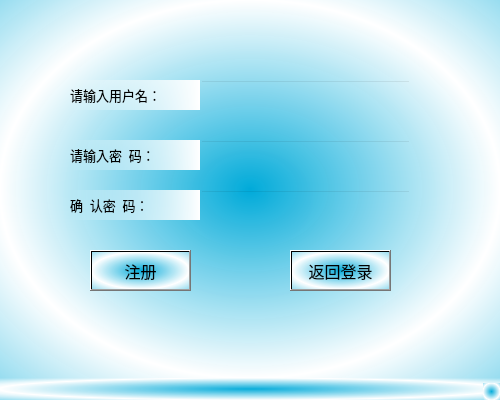
<?xml version="1.0" encoding="UTF-8"?>
<ui version="4.0">
 <class>registe</class>
 <widget class="QMainWindow" name="registe">
  <property name="geometry">
   <rect>
    <x>0</x>
    <y>0</y>
    <width>500</width>
    <height>400</height>
   </rect>
  </property>
  <property name="font">
   <font>
    <family>楷体</family>
    <pointsize>11</pointsize>
   </font>
  </property>
  <property name="windowTitle">
   <string>MainWindow</string>
  </property>
  <property name="styleSheet">
   <string notr="true">background-color: qradialgradient(spread:reflect, cx:0.5, cy:0.5, radius:0.5, fx:0.5, fy:0.5, stop:0 rgba(0, 170, 217, 247), stop:1 rgba(255, 255, 255, 255));</string>
  </property>
  <widget class="QWidget" name="centralwidget">
   <widget class="QLineEdit" name="lineEdit">
    <property name="geometry">
     <rect>
      <x>200</x>
      <y>80</y>
      <width>211</width>
      <height>30</height>
     </rect>
    </property>
    <property name="styleSheet">
     <string notr="true">background-color: rgba(255, 255, 255, 0);</string>
    </property>
   </widget>
   <widget class="QLineEdit" name="lineEdit_2">
    <property name="geometry">
     <rect>
      <x>200</x>
      <y>140</y>
      <width>211</width>
      <height>30</height>
     </rect>
    </property>
    <property name="styleSheet">
     <string notr="true">background-color: rgba(255, 255, 255, 0);</string>
    </property>
   </widget>
   <widget class="QPushButton" name="pushButton">
    <property name="geometry">
     <rect>
      <x>90</x>
      <y>250</y>
      <width>101</width>
      <height>41</height>
     </rect>
    </property>
    <property name="font">
     <font>
      <family>楷体</family>
      <pointsize>12</pointsize>
     </font>
    </property>
    <property name="text">
     <string>注册</string>
    </property>
   </widget>
   <widget class="QLabel" name="label">
    <property name="geometry">
     <rect>
      <x>70</x>
      <y>80</y>
      <width>130</width>
      <height>30</height>
     </rect>
    </property>
    <property name="font">
     <font>
      <family>楷体</family>
      <pointsize>10</pointsize>
     </font>
    </property>
    <property name="styleSheet">
     <string notr="true">background-color: qlineargradient(spread:pad, x1:0, y1:0, x2:1, y2:0, stop:0 rgba(255, 255, 255, 0), stop:1 rgba(255, 255, 255, 255));</string>
    </property>
    <property name="text">
     <string>请输入用户名：</string>
    </property>
   </widget>
   <widget class="QLabel" name="label_2">
    <property name="geometry">
     <rect>
      <x>70</x>
      <y>140</y>
      <width>130</width>
      <height>30</height>
     </rect>
    </property>
    <property name="font">
     <font>
      <family>楷体</family>
      <pointsize>10</pointsize>
     </font>
    </property>
    <property name="styleSheet">
     <string notr="true">background-color: qlineargradient(spread:pad, x1:0, y1:0, x2:1, y2:0, stop:0 rgba(255, 255, 255, 0), stop:1 rgba(255, 255, 255, 255));</string>
    </property>
    <property name="text">
     <string>请输入密  码：</string>
    </property>
   </widget>
   <widget class="QPushButton" name="pushButton_2">
    <property name="geometry">
     <rect>
      <x>290</x>
      <y>250</y>
      <width>101</width>
      <height>41</height>
     </rect>
    </property>
    <property name="font">
     <font>
      <family>楷体</family>
      <pointsize>12</pointsize>
     </font>
    </property>
    <property name="text">
     <string>返回登录</string>
    </property>
   </widget>
   <widget class="QLineEdit" name="lineEdit_3">
    <property name="geometry">
     <rect>
      <x>200</x>
      <y>190</y>
      <width>211</width>
      <height>30</height>
     </rect>
    </property>
    <property name="styleSheet">
     <string notr="true">background-color: rgba(255, 255, 255, 0);</string>
    </property>
   </widget>
   <widget class="QLabel" name="label_3">
    <property name="geometry">
     <rect>
      <x>70</x>
      <y>190</y>
      <width>130</width>
      <height>30</height>
     </rect>
    </property>
    <property name="font">
     <font>
      <family>楷体</family>
      <pointsize>10</pointsize>
     </font>
    </property>
    <property name="styleSheet">
     <string notr="true">background-color: qlineargradient(spread:pad, x1:0, y1:0, x2:1, y2:0, stop:0 rgba(255, 255, 255, 0), stop:1 rgba(255, 255, 255, 255));</string>
    </property>
    <property name="text">
     <string>确  认密  码：</string>
    </property>
   </widget>
  </widget>
  <widget class="QMenuBar" name="menubar">
   <property name="geometry">
    <rect>
     <x>0</x>
     <y>0</y>
     <width>500</width>
     <height>26</height>
    </rect>
   </property>
  </widget>
  <widget class="QStatusBar" name="statusbar"/>
 </widget>
 <resources/>
 <connections/>
</ui>
